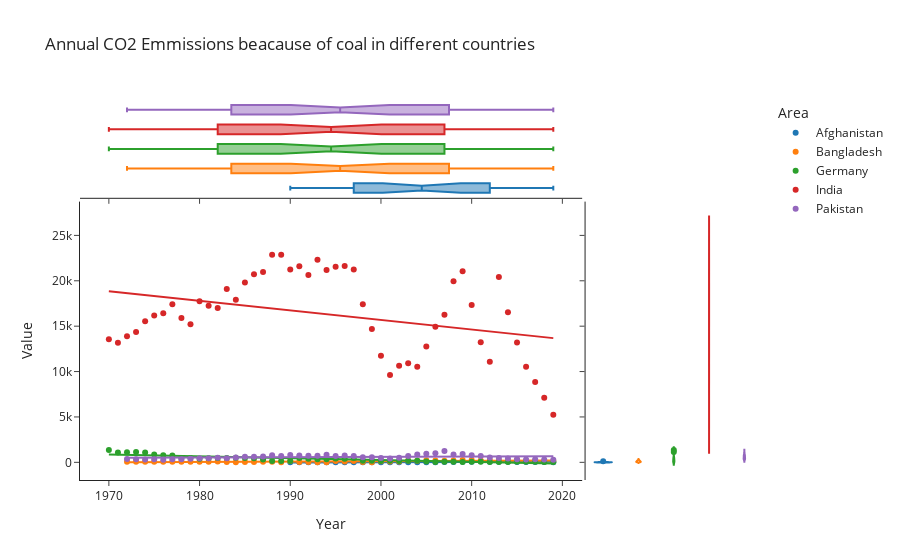

The notebook cell saved with this chart:
### Markdown cell above
# Annual CO2 Emmissions beacause of coal in different countries

### Code cell
import plotly.express as px
df4= pd.read_csv("CEC.csv")
fig = px.scatter(df4, x="Year", y="Value", color="Area", marginal_y="violin",
           marginal_x="box", trendline="ols", template="simple_white",  title="Annual CO2 Emmissions beacause of coal in different countries")
fig.show()

### Figure 1 — Plotly figure (JSON) as saved in the notebook; plotly's stock layout.template omitted (floating-point values rounded to 4 significant figures)
{"data": [{"hovertemplate": "Area=Afghanistan<br>Year=%{x}<br>Value=%{y}<extra></extra>", "legendgroup": "Afghanistan", "marker": {"color": "#1F77B4", "symbol": "circle"}, "mode": "markers", "name": "Afghanistan", "orientation": "v", "showlegend": true, "type": "scatter", "x": [1990, 1991, 1992, 1993, 1994, 1995, 1996, 1997, 1998, 1999, 2000, 2001, 2002, 2003, 2004, 2005, 2006, 2007, 2008, 2009, 2010, 2011, 2012, 2013, 2014, 2015, 2016, 2017, 2018, 2019], "xaxis": "x", "y": [16.74, 13.39, 1.902, 1.595, 1.419, 1.157, 0.6929, 0.4276, 0.4004, 0.1868, 0.1673, 0.8831, 0.1442, 0.6906, 0.5358, 0.4033, 0.667, 22.99, 34.32, 52.03, 67.19, 126.3, 74.83, 73.3, 58.53, 30.72, 25.35, 26.02, 25.51, 18.9], "yaxis": "y"}, {"alignmentgroup": "True", "hovertemplate": "Area=Afghanistan<br>Year=%{x}<extra></extra>", "legendgroup": "Afghanistan", "marker": {"color": "#1F77B4", "symbol": "circle"}, "name": "Afghanistan", "notched": true, "offsetgroup": "Afghanistan", "showlegend": false, "type": "box", "x": [1990, 1991, 1992, 1993, 1994, 1995, 1996, 1997, 1998, 1999, 2000, 2001, 2002, 2003, 2004, 2005, 2006, 2007, 2008, 2009, 2010, 2011, 2012, 2013, 2014, 2015, 2016, 2017, 2018, 2019], "xaxis": "x3", "yaxis": "y3"}, {"alignmentgroup": "True", "hovertemplate": "Area=Afghanistan<br>Value=%{y}<extra></extra>", "legendgroup": "Afghanistan", "marker": {"color": "#1F77B4", "symbol": "circle"}, "name": "Afghanistan", "offsetgroup": "Afghanistan", "scalegroup": "y", "showlegend": false, "type": "violin", "xaxis": "x2", "y": [16.74, 13.39, 1.902, 1.595, 1.419, 1.157, 0.6929, 0.4276, 0.4004, 0.1868, 0.1673, 0.8831, 0.1442, 0.6906, 0.5358, 0.4033, 0.667, 22.99, 34.32, 52.03, 67.19, 126.3, 74.83, 73.3, 58.53, 30.72, 25.35, 26.02, 25.51, 18.9], "yaxis": "y2"}, {"hovertemplate": "<b>OLS trendline</b><br>Value = 1.95428 * Year + -3894.76<br>R<sup>2</sup>=0.309473<br><br>Area=Afghanistan<br>Year=%{x}<br>Value=%{y} <b>(trend)</b><extra></extra>", "legendgroup": "Afghanistan", "marker": {"color": "#1F77B4", "symbol": "circle"}, "mode": "lines", "name": "Afghanistan", "showlegend": false, "type": "scatter", "x": [1990, 1991, 1992, 1993, 1994, 1995, 1996, 1997, 1998, 1999, 2000, 2001, 2002, 2003, 2004, 2005, 2006, 2007, 2008, 2009, 2010, 2011, 2012, 2013, 2014, 2015, 2016, 2017, 2018, 2019], "xaxis": "x", "y": [-5.756, -3.802, -1.847, 0.107, 2.061, 4.016, 5.97, 7.924, 9.878, 11.83, 13.79, 15.74, 17.7, 19.65, 21.6, 23.56, 25.51, 27.47, 29.42, 31.38, 33.33, 35.28, 37.24, 39.19, 41.15, 43.1, 45.06, 47.01, 48.96, 50.92], "yaxis": "y"}, {"hovertemplate": "Area=Bangladesh<br>Year=%{x}<br>Value=%{y}<extra></extra>", "legendgroup": "Bangladesh", "marker": {"color": "#FF7F0E", "symbol": "circle"}, "mode": "markers", "name": "Bangladesh", "orientation": "v", "showlegend": true, "type": "scatter", "x": [1972, 1973, 1974, 1975, 1976, 1977, 1978, 1979, 1980, 1981, 1982, 1983, 1984, 1985, 1986, 1987, 1988, 1989, 1990, 1991, 1992, 1993, 1994, 1995, 1996, 1997, 1998, 1999, 2000, 2001, 2002, 2003, 2004, 2005, 2006, 2007, 2008, 2009, 2010, 2011, 2012, 2013, 2014, 2015, 2016, 2017, 2018, 2019], "xaxis": "x", "y": [52.04, 67.88, 61.09, 70.71, 69.86, 72.97, 70.71, 52.61, 66.47, 69.58, 84.57, 45.26, 17.54, 27.72, 41.86, 65.83, 56.97, 14.18, 143.7, 44.63, 40.19, 14.35, 12.54, 148.5, 82.69, 138.1, 37.23, 17.19, 110.4, 103.0, 100.9, 193.1, 187.5, 227.2, 198.8, 187.6, 194.4, 252.8, 246.2, 197.5, 212.5, 197.5, 132.4, 298.1, 166.7, 171.5, 150.7, 154.4], "yaxis": "y"}, {"alignmentgroup": "True", "hovertemplate": "Area=Bangladesh<br>Year=%{x}<extra></extra>", "legendgroup": "Bangladesh", "marker": {"color": "#FF7F0E", "symbol": "circle"}, "name": "Bangladesh", "notched": true, "offsetgroup": "Bangladesh", "showlegend": false, "type": "box", "x": [1972, 1973, 1974, 1975, 1976, 1977, 1978, 1979, 1980, 1981, 1982, 1983, 1984, 1985, 1986, 1987, 1988, 1989, 1990, 1991, 1992, 1993, 1994, 1995, 1996, 1997, 1998, 1999, 2000, 2001, 2002, 2003, 2004, 2005, 2006, 2007, 2008, 2009, 2010, 2011, 2012, 2013, 2014, 2015, 2016, 2017, 2018, 2019], "xaxis": "x3", "yaxis": "y3"}, {"alignmentgroup": "True", "hovertemplate": "Area=Bangladesh<br>Value=%{y}<extra></extra>", "legendgroup": "Bangladesh", "marker": {"color": "#FF7F0E", "symbol": "circle"}, "name": "Bangladesh", "offsetgroup": "Bangladesh", "scalegroup": "y", "showlegend": false, "type": "violin", "xaxis": "x2", "y": [52.04, 67.88, 61.09, 70.71, 69.86, 72.97, 70.71, 52.61, 66.47, 69.58, 84.57, 45.26, 17.54, 27.72, 41.86, 65.83, 56.97, 14.18, 143.7, 44.63, 40.19, 14.35, 12.54, 148.5, 82.69, 138.1, 37.23, 17.19, 110.4, 103.0, 100.9, 193.1, 187.5, 227.2, 198.8, 187.6, 194.4, 252.8, 246.2, 197.5, 212.5, 197.5, 132.4, 298.1, 166.7, 171.5, 150.7, 154.4], "yaxis": "y2"}, {"hovertemplate": "<b>OLS trendline</b><br>Value = 3.91706 * Year + -7704.61<br>R<sup>2</sup>=0.535506<br><br>Area=Bangladesh<br>Year=%{x}<br>Value=%{y} <b>(trend)</b><extra></extra>", "legendgroup": "Bangladesh", "marker": {"color": "#FF7F0E", "symbol": "circle"}, "mode": "lines", "name": "Bangladesh", "showlegend": false, "type": "scatter", "x": [1972, 1973, 1974, 1975, 1976, 1977, 1978, 1979, 1980, 1981, 1982, 1983, 1984, 1985, 1986, 1987, 1988, 1989, 1990, 1991, 1992, 1993, 1994, 1995, 1996, 1997, 1998, 1999, 2000, 2001, 2002, 2003, 2004, 2005, 2006, 2007, 2008, 2009, 2010, 2011, 2012, 2013, 2014, 2015, 2016, 2017, 2018, 2019], "xaxis": "x", "y": [19.83, 23.75, 27.67, 31.58, 35.5, 39.42, 43.33, 47.25, 51.17, 55.09, 59.0, 62.92, 66.84, 70.75, 74.67, 78.59, 82.5, 86.42, 90.34, 94.26, 98.17, 102.1, 106.0, 109.9, 113.8, 117.8, 121.7, 125.6, 129.5, 133.4, 137.3, 141.3, 145.2, 149.1, 153.0, 156.9, 160.8, 164.8, 168.7, 172.6, 176.5, 180.4, 184.3, 188.3, 192.2, 196.1, 200.0, 203.9], "yaxis": "y"}, {"hovertemplate": "Area=Germany<br>Year=%{x}<br>Value=%{y}<extra></extra>", "legendgroup": "Germany", "marker": {"color": "#2CA02C", "symbol": "circle"}, "mode": "markers", "name": "Germany", "orientation": "v", "showlegend": true, "type": "scatter", "x": [1970, 1971, 1972, 1973, 1974, 1975, 1976, 1977, 1978, 1979, 1980, 1981, 1982, 1983, 1984, 1985, 1986, 1987, 1988, 1989, 1990, 1991, 1992, 1993, 1994, 1995, 1996, 1997, 1998, 1999, 2000, 2001, 2002, 2003, 2004, 2005, 2006, 2007, 2008, 2009, 2010, 2011, 2012, 2013, 2014, 2015, 2016, 2017, 2018, 2019], "xaxis": "x", "y": [1348.0, 1092.0, 1100.0, 1139.0, 1089.0, 855.1, 780.1, 745.8, 482.5, 471.4, 404.5, 442.0, 471.2, 483.4, 508.5, 488.1, 439.3, 317.3, 146.4, 146.4, 151.3, 488.1, 390.5, 341.7, 346.6, 429.6, 395.4, 488.1, 185.5, 170.8, 156.2, 180.6, 146.4, 180.6, 175.7, 97.63, 48.81, 64.89, 56.25, 47.58, 52.57, 60.18, 49.6, 38.67, 43.27, 64.03, 59.88, 59.5, 39.53, 38.78], "yaxis": "y"}, {"alignmentgroup": "True", "hovertemplate": "Area=Germany<br>Year=%{x}<extra></extra>", "legendgroup": "Germany", "marker": {"color": "#2CA02C", "symbol": "circle"}, "name": "Germany", "notched": true, "offsetgroup": "Germany", "showlegend": false, "type": "box", "x": [1970, 1971, 1972, 1973, 1974, 1975, 1976, 1977, 1978, 1979, 1980, 1981, 1982, 1983, 1984, 1985, 1986, 1987, 1988, 1989, 1990, 1991, 1992, 1993, 1994, 1995, 1996, 1997, 1998, 1999, 2000, 2001, 2002, 2003, 2004, 2005, 2006, 2007, 2008, 2009, 2010, 2011, 2012, 2013, 2014, 2015, 2016, 2017, 2018, 2019], "xaxis": "x3", "yaxis": "y3"}, {"alignmentgroup": "True", "hovertemplate": "Area=Germany<br>Value=%{y}<extra></extra>", "legendgroup": "Germany", "marker": {"color": "#2CA02C", "symbol": "circle"}, "name": "Germany", "offsetgroup": "Germany", "scalegroup": "y", "showlegend": false, "type": "violin", "xaxis": "x2", "y": [1348.0, 1092.0, 1100.0, 1139.0, 1089.0, 855.1, 780.1, 745.8, 482.5, 471.4, 404.5, 442.0, 471.2, 483.4, 508.5, 488.1, 439.3, 317.3, 146.4, 146.4, 151.3, 488.1, 390.5, 341.7, 346.6, 429.6, 395.4, 488.1, 185.5, 170.8, 156.2, 180.6, 146.4, 180.6, 175.7, 97.63, 48.81, 64.89, 56.25, 47.58, 52.57, 60.18, 49.6, 38.67, 43.27, 64.03, 59.88, 59.5, 39.53, 38.78], "yaxis": "y2"}, {"hovertemplate": "<b>OLS trendline</b><br>Value = -20.2821 * Year + 40812.6<br>R<sup>2</sup>=0.750522<br><br>Area=Germany<br>Year=%{x}<br>Value=%{y} <b>(trend)</b><extra></extra>", "legendgroup": "Germany", "marker": {"color": "#2CA02C", "symbol": "circle"}, "mode": "lines", "name": "Germany", "showlegend": false, "type": "scatter", "x": [1970, 1971, 1972, 1973, 1974, 1975, 1976, 1977, 1978, 1979, 1980, 1981, 1982, 1983, 1984, 1985, 1986, 1987, 1988, 1989, 1990, 1991, 1992, 1993, 1994, 1995, 1996, 1997, 1998, 1999, 2000, 2001, 2002, 2003, 2004, 2005, 2006, 2007, 2008, 2009, 2010, 2011, 2012, 2013, 2014, 2015, 2016, 2017, 2018, 2019], "xaxis": "x", "y": [856.9, 836.6, 816.3, 796.0, 775.8, 755.5, 735.2, 714.9, 694.6, 674.4, 654.1, 633.8, 613.5, 593.2, 572.9, 552.7, 532.4, 512.1, 491.8, 471.5, 451.3, 431.0, 410.7, 390.4, 370.1, 349.8, 329.6, 309.3, 289.0, 268.7, 248.4, 228.1, 207.9, 187.6, 167.3, 147.0, 126.7, 106.5, 86.17, 65.89, 45.61, 25.33, 5.046, -15.24, -35.52, -55.8, -76.08, -96.36, -116.6, -136.9], "yaxis": "y"}, {"hovertemplate": "Area=India<br>Year=%{x}<br>Value=%{y}<extra></extra>", "legendgroup": "India", "marker": {"color": "#D62728", "symbol": "circle"}, "mode": "markers", "name": "India", "orientation": "v", "showlegend": true, "type": "scatter", "x": [1970, 1971, 1972, 1973, 1974, 1975, 1976, 1977, 1978, 1979, 1980, 1981, 1982, 1983, 1984, 1985, 1986, 1987, 1988, 1989, 1990, 1991, 1992, 1993, 1994, 1995, 1996, 1997, 1998, 1999, 2000, 2001, 2002, 2003, 2004, 2005, 2006, 2007, 2008, 2009, 2010, 2011, 2012, 2013, 2014, 2015, 2016, 2017, 2018, 2019], "xaxis": "x", "y": [13570.0, 13170.0, 13880.0, 14370.0, 15550.0, 16180.0, 16410.0, 17410.0, 15910.0, 15200.0, 17750.0, 17260.0, 16990.0, 19080.0, 17900.0, 19810.0, 20730.0, 20980.0, 22870.0, 22880.0, 21230.0, 21590.0, 20640.0, 22310.0, 21200.0, 21550.0, 21630.0, 21240.0, 17400.0, 14690.0, 11730.0, 9632.0, 10640.0, 10920.0, 10530.0, 12770.0, 14950.0, 16260.0, 19960.0, 21050.0, 17330.0, 13220.0, 11080.0, 20420.0, 16530.0, 13200.0, 10530.0, 8840.0, 7128.0, 5248.0], "yaxis": "y"}, {"alignmentgroup": "True", "hovertemplate": "Area=India<br>Year=%{x}<extra></extra>", "legendgroup": "India", "marker": {"color": "#D62728", "symbol": "circle"}, "name": "India", "notched": true, "offsetgroup": "India", "showlegend": false, "type": "box", "x": [1970, 1971, 1972, 1973, 1974, 1975, 1976, 1977, 1978, 1979, 1980, 1981, 1982, 1983, 1984, 1985, 1986, 1987, 1988, 1989, 1990, 1991, 1992, 1993, 1994, 1995, 1996, 1997, 1998, 1999, 2000, 2001, 2002, 2003, 2004, 2005, 2006, 2007, 2008, 2009, 2010, 2011, 2012, 2013, 2014, 2015, 2016, 2017, 2018, 2019], "xaxis": "x3", "yaxis": "y3"}, {"alignmentgroup": "True", "hovertemplate": "Area=India<br>Value=%{y}<extra></extra>", "legendgroup": "India", "marker": {"color": "#D62728", "symbol": "circle"}, "name": "India", "offsetgroup": "India", "scalegroup": "y", "showlegend": false, "type": "violin", "xaxis": "x2", "y": [13570.0, 13170.0, 13880.0, 14370.0, 15550.0, 16180.0, 16410.0, 17410.0, 15910.0, 15200.0, 17750.0, 17260.0, 16990.0, 19080.0, 17900.0, 19810.0, 20730.0, 20980.0, 22870.0, 22880.0, 21230.0, 21590.0, 20640.0, 22310.0, 21200.0, 21550.0, 21630.0, 21240.0, 17400.0, 14690.0, 11730.0, 9632.0, 10640.0, 10920.0, 10530.0, 12770.0, 14950.0, 16260.0, 19960.0, 21050.0, 17330.0, 13220.0, 11080.0, 20420.0, 16530.0, 13200.0, 10530.0, 8840.0, 7128.0, 5248.0], "yaxis": "y2"}, {"hovertemplate": "<b>OLS trendline</b><br>Value = -105.421 * Year + 226528<br>R<sup>2</sup>=0.119422<br><br>Area=India<br>Year=%{x}<br>Value=%{y} <b>(trend)</b><extra></extra>", "legendgroup": "India", "marker": {"color": "#D62728", "symbol": "circle"}, "mode": "lines", "name": "India", "showlegend": false, "type": "scatter", "x": [1970, 1971, 1972, 1973, 1974, 1975, 1976, 1977, 1978, 1979, 1980, 1981, 1982, 1983, 1984, 1985, 1986, 1987, 1988, 1989, 1990, 1991, 1992, 1993, 1994, 1995, 1996, 1997, 1998, 1999, 2000, 2001, 2002, 2003, 2004, 2005, 2006, 2007, 2008, 2009, 2010, 2011, 2012, 2013, 2014, 2015, 2016, 2017, 2018, 2019], "xaxis": "x", "y": [18850.0, 18740.0, 18640.0, 18530.0, 18430.0, 18320.0, 18220.0, 18110.0, 18010.0, 17900.0, 17800.0, 17690.0, 17580.0, 17480.0, 17370.0, 17270.0, 17160.0, 17060.0, 16950.0, 16850.0, 16740.0, 16640.0, 16530.0, 16420.0, 16320.0, 16210.0, 16110.0, 16000.0, 15900.0, 15790.0, 15690.0, 15580.0, 15480.0, 15370.0, 15270.0, 15160.0, 15050.0, 14950.0, 14840.0, 14740.0, 14630.0, 14530.0, 14420.0, 14320.0, 14210.0, 14110.0, 14000.0, 13890.0, 13790.0, 13680.0], "yaxis": "y"}, {"hovertemplate": "Area=Pakistan<br>Year=%{x}<br>Value=%{y}<extra></extra>", "legendgroup": "Pakistan", "marker": {"color": "#9467BD", "symbol": "circle"}, "mode": "markers", "name": "Pakistan", "orientation": "v", "showlegend": true, "type": "scatter", "x": [1972, 1973, 1974, 1975, 1976, 1977, 1978, 1979, 1980, 1981, 1982, 1983, 1984, 1985, 1986, 1987, 1988, 1989, 1990, 1991, 1992, 1993, 1994, 1995, 1996, 1997, 1998, 1999, 2000, 2001, 2002, 2003, 2004, 2005, 2006, 2007, 2008, 2009, 2010, 2011, 2012, 2013, 2014, 2015, 2016, 2017, 2018, 2019], "xaxis": "x", "y": [354.7, 352.1, 320.5, 340.0, 289.9, 331.5, 350.7, 384.1, 438.4, 437.3, 494.4, 445.8, 522.1, 623.7, 615.5, 633.4, 769.7, 689.0, 798.9, 751.0, 727.6, 733.5, 825.7, 694.4, 748.1, 684.3, 562.9, 569.0, 471.8, 425.2, 514.1, 704.2, 862.8, 941.1, 989.7, 1260.0, 849.3, 905.8, 791.3, 697.6, 523.2, 464.8, 421.1, 330.5, 316.5, 341.1, 309.3, 287.0], "yaxis": "y"}, {"alignmentgroup": "True", "hovertemplate": "Area=Pakistan<br>Year=%{x}<extra></extra>", "legendgroup": "Pakistan", "marker": {"color": "#9467BD", "symbol": "circle"}, "name": "Pakistan", "notched": true, "offsetgroup": "Pakistan", "showlegend": false, "type": "box", "x": [1972, 1973, 1974, 1975, 1976, 1977, 1978, 1979, 1980, 1981, 1982, 1983, 1984, 1985, 1986, 1987, 1988, 1989, 1990, 1991, 1992, 1993, 1994, 1995, 1996, 1997, 1998, 1999, 2000, 2001, 2002, 2003, 2004, 2005, 2006, 2007, 2008, 2009, 2010, 2011, 2012, 2013, 2014, 2015, 2016, 2017, 2018, 2019], "xaxis": "x3", "yaxis": "y3"}, {"alignmentgroup": "True", "hovertemplate": "Area=Pakistan<br>Value=%{y}<extra></extra>", "legendgroup": "Pakistan", "marker": {"color": "#9467BD", "symbol": "circle"}, "name": "Pakistan", "offsetgroup": "Pakistan", "scalegroup": "y", "showlegend": false, "type": "violin", "xaxis": "x2", "y": [354.7, 352.1, 320.5, 340.0, 289.9, 331.5, 350.7, 384.1, 438.4, 437.3, 494.4, 445.8, 522.1, 623.7, 615.5, 633.4, 769.7, 689.0, 798.9, 751.0, 727.6, 733.5, 825.7, 694.4, 748.1, 684.3, 562.9, 569.0, 471.8, 425.2, 514.1, 704.2, 862.8, 941.1, 989.7, 1260.0, 849.3, 905.8, 791.3, 697.6, 523.2, 464.8, 421.1, 330.5, 316.5, 341.1, 309.3, 287.0], "yaxis": "y2"}, {"hovertemplate": "<b>OLS trendline</b><br>Value = 3.8171 * Year + -7035.88<br>R<sup>2</sup>=0.057221<br><br>Area=Pakistan<br>Year=%{x}<br>Value=%{y} <b>(trend)</b><extra></extra>", "legendgroup": "Pakistan", "marker": {"color": "#9467BD", "symbol": "circle"}, "mode": "lines", "name": "Pakistan", "showlegend": false, "type": "scatter", "x": [1972, 1973, 1974, 1975, 1976, 1977, 1978, 1979, 1980, 1981, 1982, 1983, 1984, 1985, 1986, 1987, 1988, 1989, 1990, 1991, 1992, 1993, 1994, 1995, 1996, 1997, 1998, 1999, 2000, 2001, 2002, 2003, 2004, 2005, 2006, 2007, 2008, 2009, 2010, 2011, 2012, 2013, 2014, 2015, 2016, 2017, 2018, 2019], "xaxis": "x", "y": [491.4, 495.3, 499.1, 502.9, 506.7, 510.5, 514.3, 518.2, 522.0, 525.8, 529.6, 533.4, 537.2, 541.1, 544.9, 548.7, 552.5, 556.3, 560.1, 564.0, 567.8, 571.6, 575.4, 579.2, 583.0, 586.9, 590.7, 594.5, 598.3, 602.1, 605.9, 609.8, 613.6, 617.4, 621.2, 625.0, 628.8, 632.7, 636.5, 640.3, 644.1, 647.9, 651.8, 655.6, 659.4, 663.2, 667.0, 670.8], "yaxis": "y"}], "layout": {"legend": {"title": {"text": "Area"}, "tracegroupgap": 0}, "title": {"text": "Annual CO2 Emmissions beacause of coal in different countries"}, "xaxis": {"anchor": "y", "domain": [0, 0.7363], "title": {"text": "Year"}}, "xaxis2": {"anchor": "y2", "domain": [0.7413, 1], "matches": "x2", "showline": false, "showticklabels": false, "ticks": ""}, "xaxis3": {"anchor": "y3", "domain": [0, 0.7363], "matches": "x", "showticklabels": false}, "xaxis4": {"anchor": "y4", "domain": [0.7413, 1], "matches": "x2", "showline": false, "showticklabels": false, "ticks": ""}, "yaxis": {"anchor": "x", "domain": [0, 0.7326], "title": {"text": "Value"}}, "yaxis2": {"anchor": "x2", "domain": [0, 0.7326], "matches": "y", "showticklabels": false}, "yaxis3": {"anchor": "x3", "domain": [0.7426, 1], "matches": "y3", "showline": false, "showticklabels": false, "ticks": ""}, "yaxis4": {"anchor": "x4", "domain": [0.7426, 1], "matches": "y3", "showline": false, "showticklabels": false, "ticks": ""}}}
